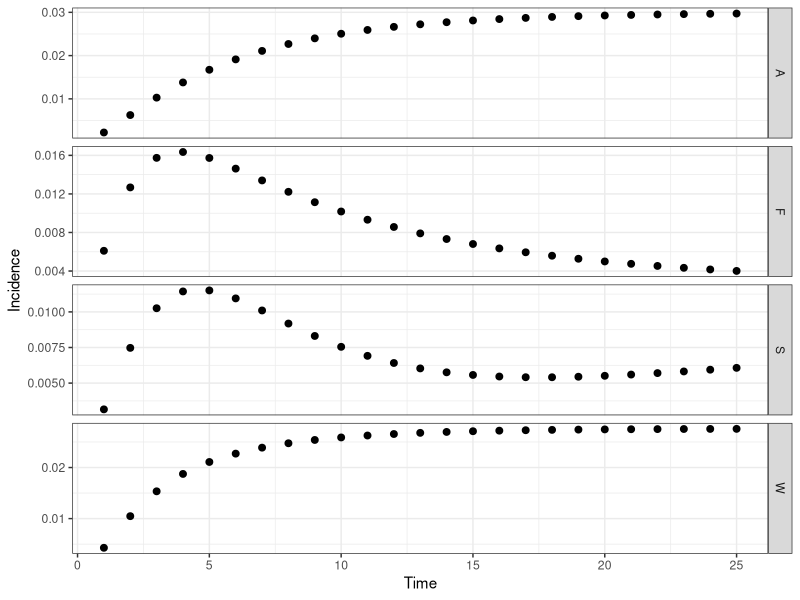
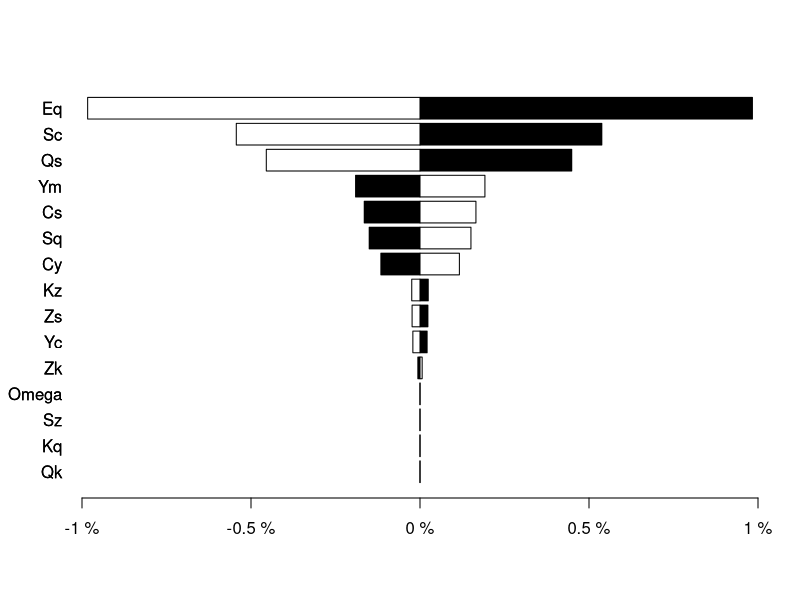

R code for these plots, in order:
# CF McQuaid & RMGJ Houben
# Start 21/04/2017 ---> current version 26/04/2017
# Cohort model of TB including regression and a slow stream
########################################
#         ^     ^     ^     ^          #
#      -> Q <-> S <-> C <-> Y -> M     # Q - Quiescent, S - Subclinical, C - Minimal (C+S-), Y - Disseminated (C+S+, symptomatic), M - Death (due to disease)
#     /   ^     ^                      #
#    E    |     |                      # E - Recently Infected, T - Cumulative incidence (using initial disease-free population)
#     \   v     v                      #
#      -> K <-> Z                      # K - Quiescent (slow stream), Z- Subclinical (slow stream),
#         v     v                      #
########################################
##set wd depending on who is coding/playing
setwd("C:/Users/cfmcquaid/Simulations")
#setwd("/Users/ReinHouben/Filr/ifolder/Applications (funding and jobs)/2016 - ERC starting grant/Rmodel_nathis/NatHistCoh")

#Next steps
# 1. get the prop inc disease after 5 years to 5%
###   How: play with Eq values, OR increase progression parameters
# 2. achieve 1 + start higher and sharper decrease in early years
###   How: change initial states to more realistic point, based on what prev of disease would be at screening
###   Also increase progression rates, while decreasing proportion that goes into the fast pathway

library("reshape2"); library("deSolve"); library("ggplot2"); library("plyr");
# Parameter sets: Average (), Wax (regression), Slow (slow), Full (regression, slow)
# Ax - rate from compartment A to compartment X, Omega - background mortality
paramA <- c(Eq=1.00, Qs=0.03, Qk=0.00, Kz=0.00, Kq=0.00, Sc=0.22, Sq=0.00, Sz=0.00, Zk=0.00, Zs=0.00, Cy=0.22, Cs=0.00, Ym=0.25, Yc=0.00, Omega=0)
paramW <- c(Eq=1.00, Qs=0.03, Qk=0.00, Kz=0.00, Kq=0.00, Sc=0.50, Sq=0.25, Sz=0.00, Zk=0.00, Zs=0.00, Cy=0.50, Cs=0.25, Ym=0.50, Yc=0.25, Omega=0)
paramS <- c(Eq=0.10, Qs=0.50, Qk=0.00, Kz=0.01, Kq=0.00, Sc=0.22, Sq=0.00, Sz=0.00, Zk=0.00, Zs=0.05, Cy=0.22, Cs=0.00, Ym=0.25, Yc=0.00, Omega=0)
paramF <- c(Eq=0.10, Qs=0.50, Qk=0.00, Kz=0.01, Kq=0.00, Sc=0.50, Sq=0.25, Sz=0.00, Zk=0.25, Zs=0.05, Cy=0.50, Cs=0.25, Ym=0.50, Yc=0.25, Omega=0)
# Initial states of compartments
state <- c(E=100000, Q=0, K=0, S=0, Z=0, C=0, Y=0, M=0, T=0)
# Timespan for simulation
times <- seq(0, 25, by = 1)
# Timespan for burn
timeb <- 1
# Timespan for tornado
timet <- 5
# ODE function
regr <- function(t, state, parameters){
  with(as.list(c(state, parameters)), {
   # rates of change
   dE <- - E
   dQ <- + Eq*E + Sq*S + Kq*K - (Qs + Qk + Omega)*Q
   dK <- + (1 - Eq)*E + Zk*Z + Qk*Q - (Kz + Kq + Omega)*K
   dS <- + Qs*Q + Cs*C + Zs*Z - (Sc + Sq + Sz + Omega)*S
   dZ <- + Kz*K + Sz*S - (Zk + Zs + Omega)*Z
   dC <- + Sc*S + Yc*Y - (Cs + Cy + Omega)*C
   dY <- + Cy*C -(Yc + Ym + Omega)*Y
   dM <- + Ym*Y
   dT <- + Sc*S / sum(state[1:5])
   # return the rate of change
   list(c(dE, dQ, dK, dS, dZ, dC, dY, dM, dT))
  })
}
# Burn off the first X years to establish the proportion of individuals in each compartment, removing diseased
burn <- function(tb, state, fxn, parameters){
  out <- ode(y = state, times = seq(0, tb, by = 1), func = fxn, parms = parameters)
  stateb <- c(out[tb, 2], out[tb, 3], out[tb, 4], out[tb, 5], out[tb, 6], C=0, Y=0, M=0, T=0)
  return(stateb)
}
# Calculation function
calc <- function(ts, tb, state, fxn, parameters, source){
  stateb <- burn(tb = tb, state = state, fxn = regr, parameters = parameters)
  out <- ode(y = stateb, times = ts, func = fxn, parms = parameters)
  out <- as.data.frame(out)
  # Calculating incidence
  out$inc <- parameters["Sc"]*out$S / (out$E + out$Q + out$S + out$K + out$Z)
  # Calculating point prevalence
  out$prev <- (out$C + out$Y) / (out$E + out$Q + out$S + out$K + out$Z + out$C + out$Y)
  # Removing the first data point at time zero as we only sample after a year
  out <- out[-c(1), ]
  # Formatting the data for plotting - putting into a melted data.fame, with additional columns for the source matrix
  out <- melt(out, id.vars = c("time"))
  out$source <- source
  return(out)
}
outA <- calc(ts = times, tb = timeb, state = state, fxn = regr, parameters = paramA, source = "A")
outW <- calc(ts = times, tb = timeb, state = state, fxn = regr, parameters = paramW, source = "W")
outS <- calc(ts = times, tb = timeb, state = state, fxn = regr, parameters = paramS, source = "S")
outF <- calc(ts = times, tb = timeb, state = state, fxn = regr, parameters = paramF, source = "F")
out <- rbind(outA, outW, outS, outF)
# Plot output
theme_set(theme_bw())
##all scenarios
ggplot(out[out$variable %in% c("inc"), ], aes(time, value)) + geom_point(size=2) + labs(x = "Time", y = "Incidence") + facet_grid(source ~ . , scales = "free")
##slow and slow+regression only (S+F)
out2 <- subset(out, source=='F' | source == 'S', select=time:source)  
#ggplot(out2[out2$variable %in% c("inc"), ], aes(time, value)) + geom_point(size=2) + labs(x = "Time", y = "Incidence") + facet_grid(source ~ . , scales = "free")

# Fitting parameters and state: proportion of individuals diseased after "Otime" years, using parameter set "Osource"
Osource <- "F"; Otime <- 5
Ci <- out[which(out$source == Osource & out$variable == "T" & out$time == Otime), ]
In <- out[which(out$source == Osource & out$variable == "inc" & out$time == Otime), ]
Pp <- out[which(out$source == Osource & out$variable == "prev" & out$time == Otime), ]

# Tornado plot
torn <- function(ts, tb, tt, state, fxn, parameters, source){
  # Store data
  data <- rbind(parameters, parameters)
  rownames(data) <- c('+1%', '-1%')   
  # Compare to default data set
  out <- calc(ts = ts, tb = tb, state = state, fxn = regr, parameters = parameters, source = source)
  def <- out[which(out$time ==tt & out$variable == "prev"),"value"]
  for (i in 1:15){
    # Increasing and decreasing each parameter in turn
    parametersM = parameters; parametersL = parameters
    parametersM[i] = parametersM[i] + 0.01*parametersM[i]; parametersL[i] = parametersL[i] - 0.01*parametersL[i]
    outM <- calc(ts = ts, tb = tb, state = state, fxn = regr, parameters = parametersM, source = source); outL <- calc(ts = ts, tb = tb, state = state, fxn = regr, parameters = parametersL, source = source)
    outM <- (outM[which(outM$time ==tt & outM$variable == "prev"),"value"] - def) / def; outL <- (outL[which(outL$time ==tt & outL$variable == "prev"),"value"] - def) / def
    data[1, i] <- outM; data[2, i] <- outL
  }
  return(data)
}
data <- torn(ts = times, tb = timeb, tt = timet, state = state, fxn = regr, parameters = paramF, source ="F")
# For plotting '%' on x-axis
x <- seq(-0.01,0.01, length=10)
ORD = order(abs(data[2,] - data[1,]))
barplot(data[1,ORD], horiz = T, las=1, xlim = c(-0.01,0.01), xaxt='n', ylab = '', beside=T, col=c('black'))
barplot(data[2,ORD], horiz = T, las=1, xlim = c(-0.01,0.01), xaxt='n', ylab = '', beside=T, col=c('white'), add = TRUE)
axis(1, at=pretty(x), lab=paste0(pretty(x) * 100," %"), las=TRUE)
